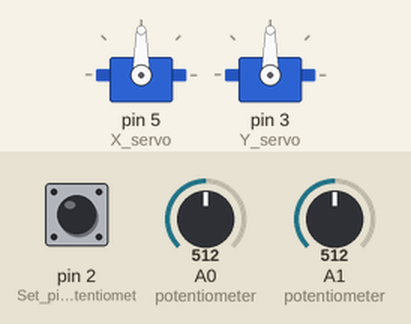
This sketch was run on a simulated Arduino Uno, built with avr-gcc and run on an emulated ATmega328P. On the bench: 2 × servo. Inputs (shaded band) come from the test bench; at power-on: A0 (potentiometer) = 512, A1 (potentiometer) = 512, pin 2 (Set_pin_2_for_potentiomet) HIGH.

Above: at 1.2 s.
1.3 s: A0 (potentiometer) set to 565
2.8 s: A0 (potentiometer) set to 591
At 3.44 s:
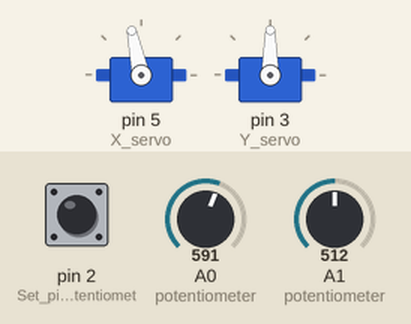
At 4.35 s:
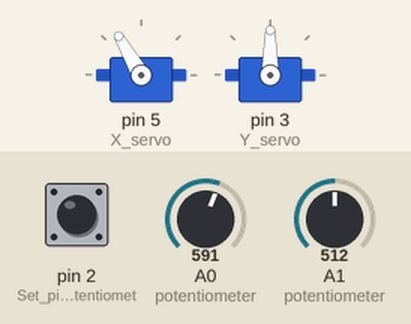
5.8 s: A1 (potentiometer) set to 561
At 5.96 s:
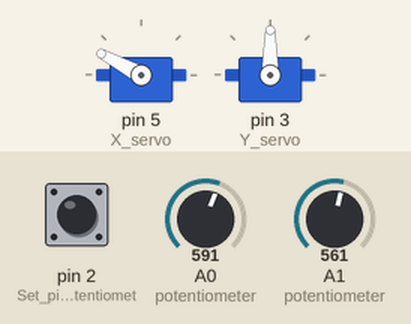
8.8 s: A1 (potentiometer) set to 581
At 9.0 s:
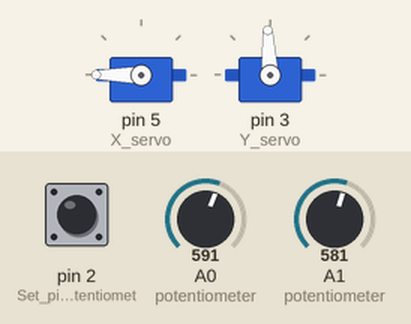
11.8 s: pin 2 (Set_pin_2_for_potentiomet) pulled LOW for 0.15 s
14.8 s: A0 (potentiometer) set to 511
Timing chart, 0 to 20.4 s (numbered marks = the images above; inputs shaded):
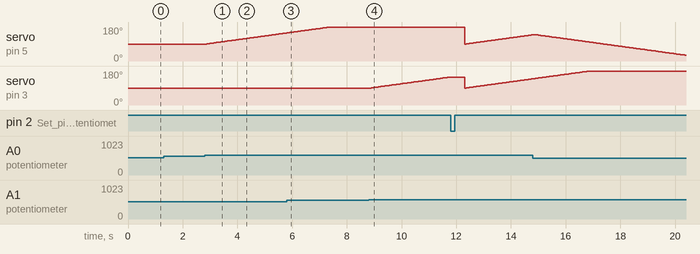

Measured:
- the behaviour switches between 575 and 576 on A0 (potentiometer) (found by bisection; images 0 and 1)
- the behaviour switches between 572 and 573 on A1 (potentiometer) (found by bisection; images 3 and 4)
- after the input at 1.3 s, every drawn part: stays the same
- after the input at 2.8 s, servo on pin 5 (X_servo): moves from 90° to 148° over 2.9 s, starting after 0.08 s
- after the input at 8.8 s, servo on pin 3 (Y_servo): moves from 90° to 148° over 2.9 s, starting after 0.09 s

The sketch:

ServoDriverV2.ino
```cpp
// Servo Driver version 2
// This sketch controls servo position via potentiometer joy stick position rate of servo position change is determined by
// the magnitude of the deflection from centre. The push button centeralises the servos
// Pin 2 digital input joy stick push switch
// Joystick x analog input pin A0, y analog input A1
// Servo x PWM pin 5, y PWM pin 3

#include <Servo.h>               // Include the servo libraries

Servo X_servo;                    // Create and instance to drive the X servo
Servo Y_servo;                     // Create and instance to drive the X servo

int push_sw = 0;                  // state of push switch
int joystick_X = 512;             // X value of joystick position
int joystick_Y = 512;             // Y value of joystick position
float servo_X = 90;                 // X value to servo
float servo_Y = 90;                 // Y value to servo
float DeltaX = 0;                   // Change in the position of the X servo
float DeltaY = 0;                   // Change in the position of the y servo

void setup() {

  pinMode (2,INPUT_PULLUP);       // Set pin 2 for potentiometer push switch input
  X_servo.attach (5);             // Connect the instance to pin 3
  Y_servo.attach (3);             // Connect the instance to pin 5
  Serial.begin (9600);

}

void loop() {

  X_servo.write (servo_X);        // Drive the servos to the value of servo_X & servo_Y
  Y_servo.write (servo_Y);

  joystick_X = analogRead (A0);    // Read X potentiometer position
  joystick_Y = analogRead (A1) + 3;    // Read y potentiometer position ( +3 compensates for a centre error in the Y axis

  DeltaX = map (joystick_X, 0, 1023, -8, 8);    // Map joystick positions to the servo change magnitude
  DeltaY = map (joystick_Y, 0, 1023, -8, 8);

  servo_X = servo_X + DeltaX;     // Shift servo IAW joystick deflection
  servo_Y = servo_Y + DeltaY;

  // Limit the value of the servo position to between 0 and 180
  if (servo_X >= 180)
  {
    servo_X = 180;
  }
  if (servo_X <= 0)
  {
    servo_X = 0;
  }
  if (servo_Y >= 180)
  {
    servo_Y = 180;
  }
  if (servo_Y <= 0)
  {
    servo_Y = 0;
  }
  delay (50);

  // if the push button is pressed centre the servos
  if (digitalRead (2) == LOW)
  {
  servo_X = 90;
  servo_Y = 90;
  delay (500);
  }

 }

  // digitalWrite (13, push_sw);      // send switch state to LED on pin 13

  // Serial.println (joystick_X);    //Send X position values to the serial monitor
  // Serial.println (joystick_Y);    //Send Y position values to the serial monitor
  // Serial.println ("____");        //Print new line seperator
  // delay (500);
```
